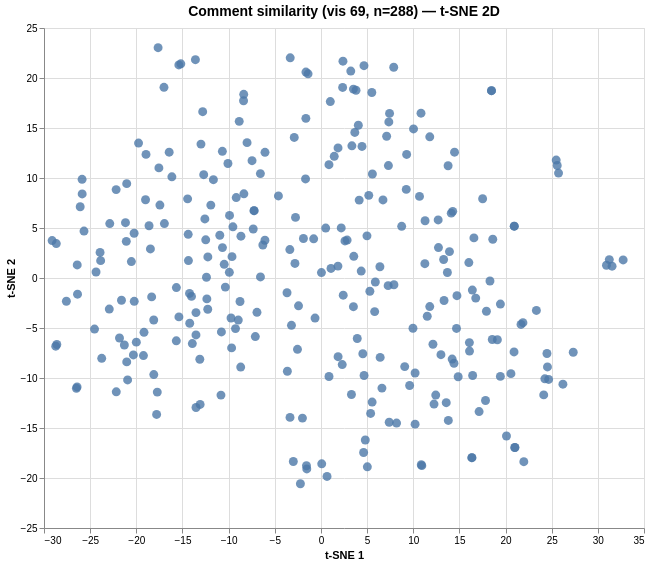

Express this chart as Vega-Lite.
### Vega specification from a JSON file in a GitHub repository (floating-point values rounded to 4 significant figures; data arrays with more than 128 entries replaced by an {"elided": "..."} marker saying what was removed)
{"$schema": "https://vega.github.io/schema/vega/v6.json", "data": [{"name": "param_1e9efca18e7a2868_store"}, {"name": "source_0", "values": {"elided": "288 records"}}, {"name": "source_0_x_domain_dim_1", "values": [{"min": -29.12, "max": 32.74}]}, {"name": "source_0_y_domain_dim_2", "values": [{"min": -20.58, "max": 23.03}]}], "signals": [{"name": "unit", "value": {}, "on": [{"events": "pointermove", "update": "isTuple(group()) ? group() : unit"}]}, {"name": "param_1e9efca18e7a2868", "update": "vlSelectionResolve(\"param_1e9efca18e7a2868_store\", \"union\")"}, {"name": "param_1e9efca18e7a2868_dim_1", "on": [{"events": [{"source": "view", "type": "dblclick"}], "update": "null"}, {"events": {"signal": "param_1e9efca18e7a2868_translate_delta"}, "update": "panLinear(param_1e9efca18e7a2868_translate_anchor.extent_x, -param_1e9efca18e7a2868_translate_delta.x / width)"}, {"events": {"signal": "param_1e9efca18e7a2868_zoom_delta"}, "update": "zoomLinear(domain(\"x\"), param_1e9efca18e7a2868_zoom_anchor.x, param_1e9efca18e7a2868_zoom_delta)"}]}, {"name": "param_1e9efca18e7a2868_dim_2", "on": [{"events": [{"source": "view", "type": "dblclick"}], "update": "null"}, {"events": {"signal": "param_1e9efca18e7a2868_translate_delta"}, "update": "panLinear(param_1e9efca18e7a2868_translate_anchor.extent_y, param_1e9efca18e7a2868_translate_delta.y / height)"}, {"events": {"signal": "param_1e9efca18e7a2868_zoom_delta"}, "update": "zoomLinear(domain(\"y\"), param_1e9efca18e7a2868_zoom_anchor.y, param_1e9efca18e7a2868_zoom_delta)"}]}, {"name": "param_1e9efca18e7a2868_tuple", "on": [{"events": [{"signal": "param_1e9efca18e7a2868_dim_1 || param_1e9efca18e7a2868_dim_2"}], "update": "param_1e9efca18e7a2868_dim_1 && param_1e9efca18e7a2868_dim_2 ? {unit: \"\", fields: param_1e9efca18e7a2868_tuple_fields, values: [param_1e9efca18e7a2868_dim_1,param_1e9efca18e7a2868_dim_2]} : null"}]}, {"name": "param_1e9efca18e7a2868_tuple_fields", "value": [{"field": "dim_1", "channel": "x", "type": "R"}, {"field": "dim_2", "channel": "y", "type": "R"}]}, {"name": "param_1e9efca18e7a2868_translate_anchor", "value": {}, "on": [{"events": [{"source": "scope", "type": "pointerdown"}], "update": "{x: x(unit), y: y(unit), extent_x: domain(\"x\"), extent_y: domain(\"y\")}"}]}, {"name": "param_1e9efca18e7a2868_translate_delta", "value": {}, "on": [{"events": [{"source": "window", "between": [{"source": "scope", "type": "pointerdown"}, {"source": "window", "type": "pointerup"}], "type": "pointermove", "consume": true}], "update": "{x: param_1e9efca18e7a2868_translate_anchor.x - x(unit), y: param_1e9efca18e7a2868_translate_anchor.y - y(unit)}"}]}, {"name": "param_1e9efca18e7a2868_zoom_anchor", "on": [{"events": [{"source": "scope", "consume": true, "type": "wheel"}], "update": "{x: invert(\"x\", x(unit)), y: invert(\"y\", y(unit))}"}]}, {"name": "param_1e9efca18e7a2868_zoom_delta", "on": [{"events": [{"source": "scope", "consume": true, "type": "wheel"}], "update": "pow(1.001, event.deltaY * pow(16, event.deltaMode))", "force": true}]}, {"name": "param_1e9efca18e7a2868_modify", "on": [{"events": {"signal": "param_1e9efca18e7a2868_tuple"}, "update": "modify(\"param_1e9efca18e7a2868_store\", param_1e9efca18e7a2868_tuple, true)"}]}], "marks": [{"type": "symbol", "name": "marks", "from": {"data": "source_0"}, "encode": {"update": {"size": {"value": 80}, "opacity": {"value": 0.8}, "y": {"field": "dim_2", "scale": "y"}, "fill": {"value": "#4c78a8"}, "x": {"field": "dim_1", "scale": "x"}, "tooltip": {"signal": "{\"Comment #\": format(datum[\"index\"], \"\"), \"Comment\": isValid(datum[\"comment\"]) ? datum[\"comment\"] : \"\"+datum[\"comment\"]}"}, "shape": {"value": "circle"}}}, "style": ["circle"], "clip": true, "interactive": true}], "scales": [{"name": "x", "type": "linear", "domain": [{"signal": "(data(\"source_0_x_domain_dim_1\")[0] || {}).min"}, {"signal": "(data(\"source_0_x_domain_dim_1\")[0] || {}).max"}], "range": [0, {"signal": "width"}], "domainRaw": {"signal": "param_1e9efca18e7a2868[\"dim_1\"]"}, "nice": true, "zero": true}, {"name": "y", "type": "linear", "domain": [{"signal": "(data(\"source_0_y_domain_dim_2\")[0] || {}).min"}, {"signal": "(data(\"source_0_y_domain_dim_2\")[0] || {}).max"}], "range": [{"signal": "height"}, 0], "domainRaw": {"signal": "param_1e9efca18e7a2868[\"dim_2\"]"}, "zero": true, "nice": true}], "axes": [{"scale": "x", "labels": false, "aria": false, "minExtent": 0, "maxExtent": 0, "domain": false, "ticks": false, "gridScale": "y", "zindex": 0, "orient": "bottom", "grid": true, "tickCount": {"signal": "ceil(width/40)"}}, {"scale": "y", "tickCount": {"signal": "ceil(height/40)"}, "grid": true, "orient": "left", "maxExtent": 0, "minExtent": 0, "aria": false, "gridScale": "x", "domain": false, "labels": false, "ticks": false, "zindex": 0}, {"scale": "x", "labelFlush": true, "labelOverlap": true, "tickCount": {"signal": "ceil(width/40)"}, "zindex": 0, "title": "t-SNE 1", "orient": "bottom", "grid": false}, {"scale": "y", "zindex": 0, "labelOverlap": true, "tickCount": {"signal": "ceil(height/40)"}, "orient": "left", "grid": false, "title": "t-SNE 2"}], "title": {"text": "Comment similarity (vis 69, n=288) — t-SNE 2D", "fontSize": 14, "frame": "group"}, "padding": 5, "height": 500, "style": "cell", "background": "white", "width": 600}
